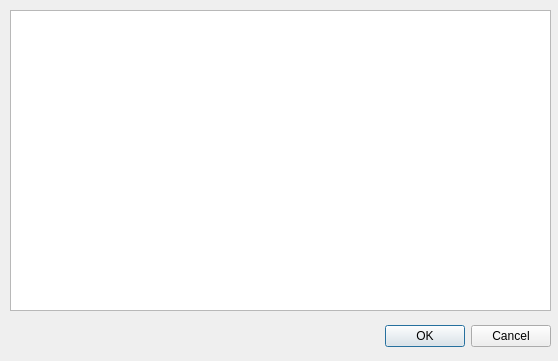
<?xml version="1.0" encoding="UTF-8"?>
<ui version="4.0">
 <class>csvConfigDialog</class>
 <widget class="QDialog" name="csvConfigDialog">
  <property name="geometry">
   <rect>
    <x>0</x>
    <y>0</y>
    <width>558</width>
    <height>361</height>
   </rect>
  </property>
  <property name="windowTitle">
   <string>Dialog</string>
  </property>
  <widget class="QDialogButtonBox" name="buttonBox">
   <property name="geometry">
    <rect>
     <x>10</x>
     <y>320</y>
     <width>541</width>
     <height>32</height>
    </rect>
   </property>
   <property name="orientation">
    <enum>Qt::Horizontal</enum>
   </property>
   <property name="standardButtons">
    <set>QDialogButtonBox::Cancel|QDialogButtonBox::Ok</set>
   </property>
  </widget>
  <widget class="QTableView" name="tableView">
   <property name="geometry">
    <rect>
     <x>10</x>
     <y>10</y>
     <width>541</width>
     <height>301</height>
    </rect>
   </property>
   <property name="editTriggers">
    <set>QAbstractItemView::NoEditTriggers</set>
   </property>
   <property name="selectionMode">
    <enum>QAbstractItemView::SingleSelection</enum>
   </property>
   <property name="selectionBehavior">
    <enum>QAbstractItemView::SelectColumns</enum>
   </property>
   <attribute name="verticalHeaderVisible">
    <bool>false</bool>
   </attribute>
  </widget>
 </widget>
 <resources/>
 <connections>
  <connection>
   <sender>buttonBox</sender>
   <signal>accepted()</signal>
   <receiver>csvConfigDialog</receiver>
   <slot>accept()</slot>
   <hints>
    <hint type="sourcelabel">
     <x>248</x>
     <y>254</y>
    </hint>
    <hint type="destinationlabel">
     <x>157</x>
     <y>274</y>
    </hint>
   </hints>
  </connection>
  <connection>
   <sender>buttonBox</sender>
   <signal>rejected()</signal>
   <receiver>csvConfigDialog</receiver>
   <slot>reject()</slot>
   <hints>
    <hint type="sourcelabel">
     <x>316</x>
     <y>260</y>
    </hint>
    <hint type="destinationlabel">
     <x>286</x>
     <y>274</y>
    </hint>
   </hints>
  </connection>
 </connections>
</ui>
